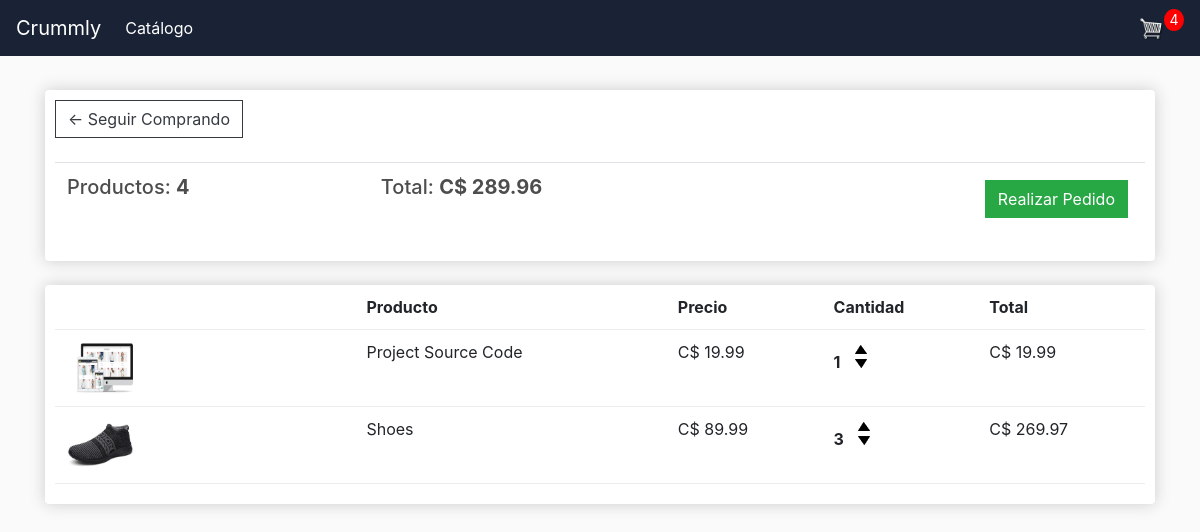
The app's page /cart/ (signed in), older data.
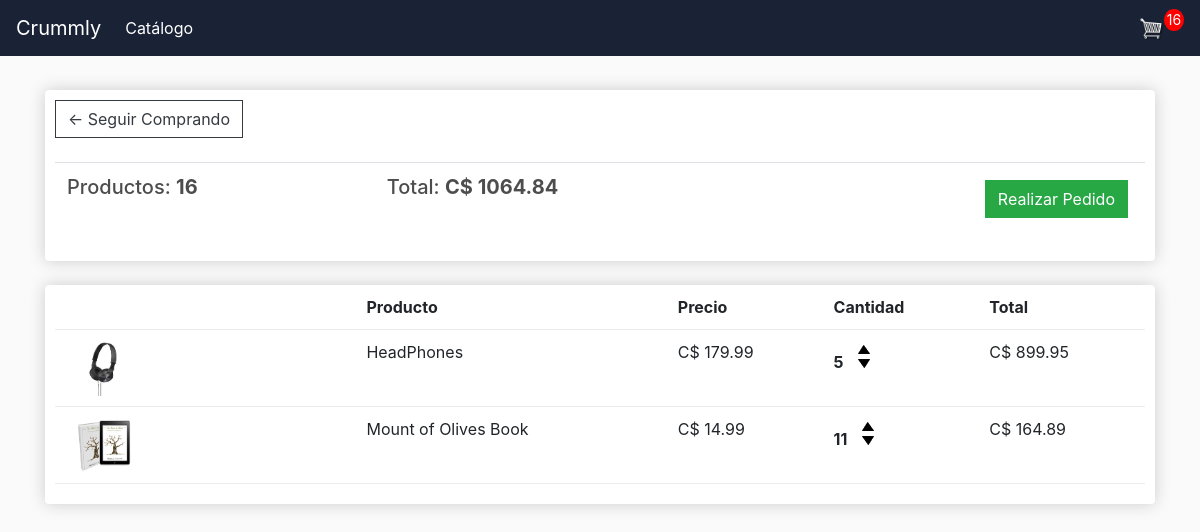
The same page, newer data.
### store/models.py (models this page shows, shortened)
class Order(models.Model):
    customer = models.ForeignKey(Customer, on_delete=models.SET_NULL, null=True, blank=True, verbose_name='Cliente')
    date_ordered = models.DateTimeField(auto_now_add=True, verbose_name='Fecha de Pedido')
    completed = models.BooleanField(default=False, null=True, blank=False, verbose_name='Completada')
    transaction_id = models.CharField(max_length=100, null=True)
    class Meta:
        verbose_name = 'Orden'
        verbose_name_plural = 'Ordenes'
    @property
    def get_cart_total(self):
        orderItem = self.orderitem_set.all()
        total = sum([item.get_total for item in orderItem])
        return total
    @property
    def get_cart_items(self):
        orderItems = self.orderitem_set.all()
        total = sum([item.quantity for item in orderItems])
        return total

class OrderItem(models.Model):
    product = models.ForeignKey(Product, on_delete=models.SET_NULL, null=True, blank=True, verbose_name='Producto')
    order = models.ForeignKey(Order, on_delete=models.SET_NULL, null=True, blank=True, verbose_name='Orden')
    quantity = models.IntegerField(default=0, null=True, blank=True,verbose_name= 'Cantidad')
    date_added = models.DateTimeField(auto_now_add=True, verbose_name='Fecha de Pedido')
    class Meta:
        verbose_name = 'Orden de Producto'
        verbose_name_plural = 'Ordenes de Productos'
    @property
    def get_total(self):
        total = self.product.price * self.quantity
        return total

class Product(models.Model):
    name = models.CharField(max_length=100, null=True, verbose_name='Producto')
    price = models.FloatField(verbose_name='Precio')
    digital = models.BooleanField(default=False, null=True, blank=False)
    image = models.ImageField(null=True, blank=True, verbose_name='Imagen')
    class Meta:
        verbose_name = 'Producto'
        verbose_name_plural = 'Productos'
    @property
    def imageURL(self):
        try:
            url = self.image.url
        except:
            url = ''
        return url

### store/views.py (the view)
# urls.py: path('cart/', views.cart, name='cart'),
def cart(request):
    data = cartData(request)
    cartItems = data['cartItems']
    order = data['order']
    items = data['items']
    context = {'items': items, 'order': order, 'cartItems': cartItems}
    return render(request, 'store/cart.html', context)

### store/utils.py (called while the page is built)
def cartData(request):
    if request.user.is_authenticated:
        customer = request.user.customer
        order, create = Order.objects.get_or_create(customer=customer, completed=False)
        items = order.orderitem_set.all()
        cartItems = order.get_cart_items
    else:
        cookieData = cookieCart(request)
        cartItems = cookieData['cartItems']
        order = cookieData['order']
        items = cookieData['items']
    return {'items': items, 'order': order, 'cartItems': cartItems}

### store/templates/store/cart.html
{%  extends 'store/main.html' %}
{% load static %}
{% block content %}
   <div class="row">
		<div class="col-lg-12">
			<div class="box-element">
				<a  class="btn btn-outline-dark" href="{% url 'store' %}">&#x2190; Seguir Comprando</a>
				<br>
				<br>
				<table class="table">
					<tr>
						<th><h5>Productos: <strong>{{ order.get_cart_items }}</strong></h5></th>
						<th><h5>Total: <strong>C$ {{ order.get_cart_total|floatformat:2  }}</strong></h5></th>
						<th>
							<a  style="float:right; margin:5px;" class="btn btn-success" href="{% url 'checkout' %}">Realizar Pedido</a>
						</th>
					</tr>
				</table>
			</div>
			<br>
			<div class="box-element">
				<div class="cart-row">
					<div style="flex:2"></div>
					<div style="flex:2"><strong>Producto</strong></div>
					<div style="flex:1"><strong>Precio</strong></div>
					<div style="flex:1"><strong>Cantidad</strong></div>
					<div style="flex:1"><strong>Total</strong></div>
				</div>
                {% for item in items %}
                <div class="cart-row">
					<div style="flex:2"><img class="row-image" src="{{ item.product.imageURL }}"></div>
					<div style="flex:2"><p>{{ item.product.name }}</p></div>
					<div style="flex:1"><p>C$ {{ item.product.price|floatformat:2  }}</p></div>
					<div style="flex:1">
						<p class="quantity">{{ item.quantity }}</p>
						<div class="quantity">
							<img data-product = {{ item.product.id }} data-action='add' class="chg-quantity update-cart" src="{% static  'images/arrow-up.png' %}">
							<img data-product = {{ item.product.id }} data-action='remove' class="chg-quantity update-cart" src="{% static  'images/arrow-down.png' %}">
						</div>
					</div>
					<div style="flex:1"><p>C$ {{ item.get_total|floatformat:2  }}</p></div>
				</div>
                {% endfor %}
			</div>
		</div>
	</div>
{% endblock content %}

### store/templates/store/main.html (shortened to what this page needs)
<!DOCTYPE html>
{% load static %}
<html>
<head>
    <link rel="stylesheet" href="https://stackpath.bootstrapcdn.com/bootstrap/4.4.1/css/bootstrap.min.css"
>
    <link rel="stylesheet" type="text/css" href="{% static 'css/main.css' %}">
</head>
<body>
<nav class="navbar navbar-expand-lg navbar-dark " style="background-color: #1a2336">
    <a class="navbar-brand" href="{% url 'store' %}">Crummly</a>
    <div class="collapse navbar-collapse" id="navbarSupportedContent">
        <ul class="navbar-nav mr-auto">
            <li class="nav-item active">
                <a class="nav-link" href="{% url 'store' %}">Catálogo<span class="sr-only">(current)</span></a>
            </li>
        </ul>
        <div class="form-inline my-2 my-lg-0">
            <a href="{% url 'cart' %}">
                <img id="cart-icon" src="{% static 'images/cart.png' %}">
            </a>
            <p id="cart-total" style="height: 22px">{{ cartItems }}</p>
        </div>
    </div>
</nav>
<div class="container">
    <br>
    {% block content %}
    {% endblock content %}
</div>
</body>
</html>

### static/css/main.css (style rules this page uses)
body { background-color: hsl(0, 0%, 98%); }
h1,h2,h3,h4,h5,h6 { color:hsl(0, 0%, 30%); }
.box-element { box-shadow:hsl(0, 0%, 80%) 0 0 16px; background-color: #fff; border-radius: 4px; padding: 10px; }
#cart-icon { width:25px; display: inline-block; margin-left: 15px; }
#cart-total { display: block; text-align: center; color:#fff; background-color: red; width: 20px; height: 20px; border-radius: 50%; font-size: 14px; }
.col-lg-4, .col-lg-6, .col-lg-8, .col-lg-12 { margin-top: 10px; }
.btn { border-radius: 0; }
.row-image { width: 100px; }
.cart-row { display: flex; align-items: flex-stretch; padding-bottom: 10px; margin-bottom: 10px; border-bottom: 1px solid #ececec; }
.quantity { display: inline-block; font-weight: 700; padding-right:10px; }
.chg-quantity { width: 12px; cursor: pointer; display: block; margin-top: 5px; transition:.1s; }

Row changes from the older to the newer data that the page shows:
no longer on this page (row edited): Order: get_cart_items "4", get_cart_total "289.96"
removed OrderItem: product.imageURL (picture), product.name "Project Source Code", product.price "19.99", quantity "1", get_total "19.99"
removed OrderItem: product.imageURL (picture), product.name "Shoes", product.price "89.99", quantity "3", get_total "269.97"
added Order: get_cart_items "16", get_cart_total "1064.84"
added OrderItem: product.imageURL (picture), product.name "HeadPhones", product.price "179.99", quantity "5", get_total "899.95"
added OrderItem: product.imageURL (picture), product.name "Mount of Olives Book", product.price "14.99", quantity "11", get_total "164.89"
Text that changed along with them:
{{ cartItems }}: "4" → "16"
